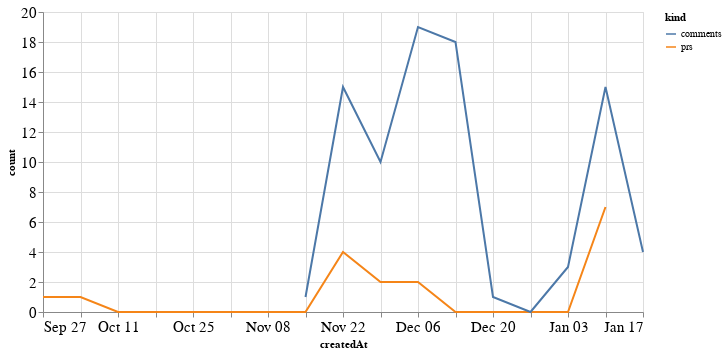

Here is the notebook cell this chart was saved with:
### Code cell
alt.Chart(total_time, width=600).mark_line().encode(
    x='createdAt',
    y='count',
    color='kind'
)

### Figure 1 — Vega-Lite specification as saved in the notebook (floating-point values rounded to 4 significant figures)
{"config": {"axisLeft": {"labelFontSize": 15}, "axisBottom": {"labelFontSize": 15}}, "data": {"name": "data-14b83b150355d230a05fee860a7a7fab"}, "mark": "line", "encoding": {"color": {"type": "nominal", "field": "kind"}, "x": {"type": "temporal", "field": "createdAt"}, "y": {"type": "quantitative", "field": "count"}}, "width": 600, "$schema": "https://vega.github.io/schema/vega-lite/v4.8.1.json", "datasets": {"data-14b83b150355d230a05fee860a7a7fab": [{"createdAt": "2020-09-27T00:00:00", "kind": "prs", "count": 1.0}, {"createdAt": "2020-10-04T00:00:00", "kind": "prs", "count": 1.0}, {"createdAt": "2020-10-11T00:00:00", "kind": "prs", "count": 0.0}, {"createdAt": "2020-10-18T00:00:00", "kind": "prs", "count": 0.0}, {"createdAt": "2020-10-25T00:00:00", "kind": "prs", "count": 0.0}, {"createdAt": "2020-11-01T00:00:00", "kind": "prs", "count": 0.0}, {"createdAt": "2020-11-08T00:00:00", "kind": "prs", "count": 0.0}, {"createdAt": "2020-11-15T00:00:00", "kind": "prs", "count": 0.0}, {"createdAt": "2020-11-22T00:00:00", "kind": "prs", "count": 4.0}, {"createdAt": "2020-11-29T00:00:00", "kind": "prs", "count": 2.0}, {"createdAt": "2020-12-06T00:00:00", "kind": "prs", "count": 2.0}, {"createdAt": "2020-12-13T00:00:00", "kind": "prs", "count": 0.0}, {"createdAt": "2020-12-20T00:00:00", "kind": "prs", "count": 0.0}, {"createdAt": "2020-12-27T00:00:00", "kind": "prs", "count": 0.0}, {"createdAt": "2021-01-03T00:00:00", "kind": "prs", "count": 0.0}, {"createdAt": "2021-01-10T00:00:00", "kind": "prs", "count": 7.0}, {"createdAt": "2021-01-17T00:00:00", "kind": "prs", "count": null}, {"createdAt": "2020-09-27T00:00:00", "kind": "comments", "count": null}, {"createdAt": "2020-10-04T00:00:00", "kind": "comments", "count": null}, {"createdAt": "2020-10-11T00:00:00", "kind": "comments", "count": null}, {"createdAt": "2020-10-18T00:00:00", "kind": "comments", "count": null}, {"createdAt": "2020-10-25T00:00:00", "kind": "comments", "count": null}, {"createdAt": "2020-11-01T00:00:00", "kind": "comments", "count": null}, {"createdAt": "2020-11-08T00:00:00", "kind": "comments", "count": null}, {"createdAt": "2020-11-15T00:00:00", "kind": "comments", "count": 1.0}, {"createdAt": "2020-11-22T00:00:00", "kind": "comments", "count": 15.0}, {"createdAt": "2020-11-29T00:00:00", "kind": "comments", "count": 10.0}, {"createdAt": "2020-12-06T00:00:00", "kind": "comments", "count": 19.0}, {"createdAt": "2020-12-13T00:00:00", "kind": "comments", "count": 18.0}, {"createdAt": "2020-12-20T00:00:00", "kind": "comments", "count": 1.0}, {"createdAt": "2020-12-27T00:00:00", "kind": "comments", "count": 0.0}, {"createdAt": "2021-01-03T00:00:00", "kind": "comments", "count": 3.0}, {"createdAt": "2021-01-10T00:00:00", "kind": "comments", "count": 15.0}, {"createdAt": "2021-01-17T00:00:00", "kind": "comments", "count": 4.0}]}}
